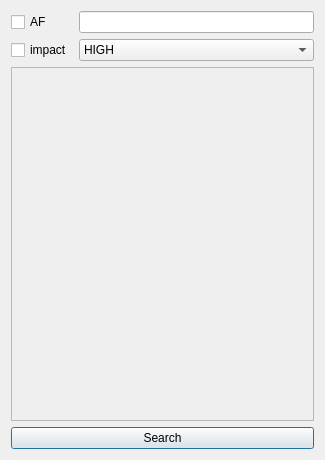
<?xml version="1.0" encoding="UTF-8"?>
<ui version="4.0">
 <class>search_dlg</class>
 <widget class="QDialog" name="search_dlg">
  <property name="geometry">
   <rect>
    <x>0</x>
    <y>0</y>
    <width>325</width>
    <height>460</height>
   </rect>
  </property>
  <property name="windowTitle">
   <string>Dialog</string>
  </property>
  <layout class="QVBoxLayout" name="verticalLayout">
   <item>
    <layout class="QGridLayout" name="gridLayout">
     <item row="2" column="0">
      <widget class="QPushButton" name="pushButton">
       <property name="text">
        <string>Search</string>
       </property>
      </widget>
     </item>
     <item row="1" column="0">
      <widget class="QFrame" name="frame">
       <property name="frameShape">
        <enum>QFrame::StyledPanel</enum>
       </property>
       <property name="frameShadow">
        <enum>QFrame::Raised</enum>
       </property>
      </widget>
     </item>
     <item row="0" column="0">
      <layout class="QVBoxLayout" name="verticalLayout_2">
       <item>
        <layout class="QGridLayout" name="gridLayout_2">
         <item row="0" column="0">
          <widget class="QCheckBox" name="checkBox">
           <property name="text">
            <string>AF</string>
           </property>
          </widget>
         </item>
         <item row="0" column="1">
          <widget class="QLineEdit" name="lineEdit_2"/>
         </item>
         <item row="1" column="0">
          <widget class="QCheckBox" name="checkBox_2">
           <property name="text">
            <string>impact</string>
           </property>
          </widget>
         </item>
         <item row="1" column="1">
          <widget class="QComboBox" name="comboBox">
           <property name="currentText">
            <string>HIGH</string>
           </property>
           <item>
            <property name="text">
             <string>HIGH</string>
            </property>
           </item>
           <item>
            <property name="text">
             <string>MEDIUM</string>
            </property>
           </item>
           <item>
            <property name="text">
             <string>LOW</string>
            </property>
           </item>
          </widget>
         </item>
        </layout>
       </item>
      </layout>
     </item>
    </layout>
   </item>
  </layout>
 </widget>
 <resources/>
 <connections/>
</ui>
